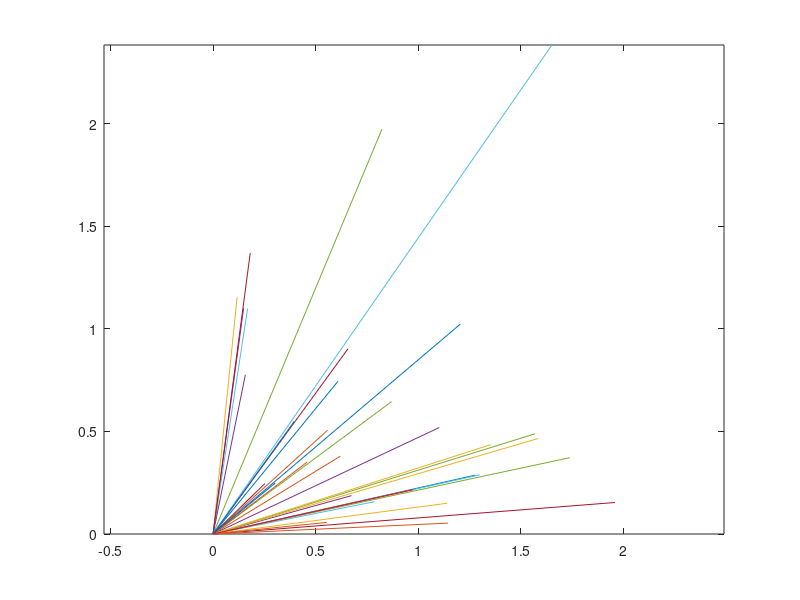
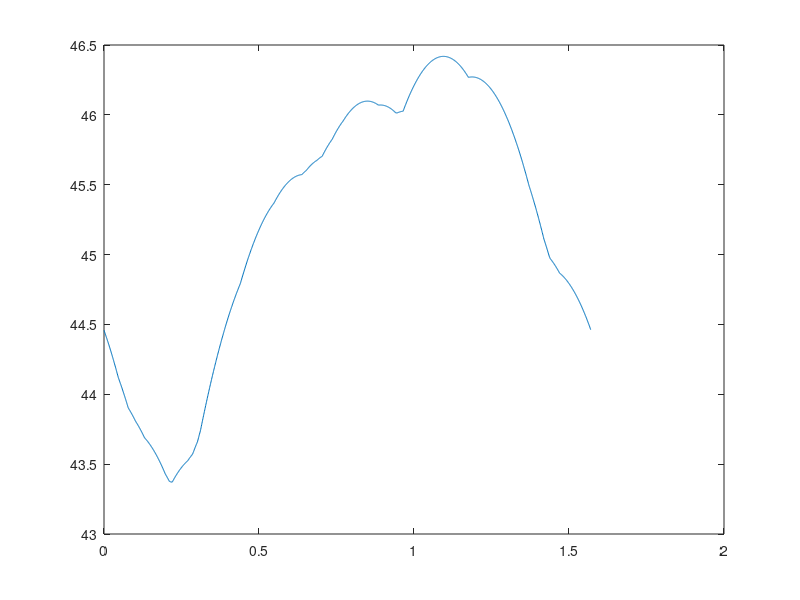

Reproduce these figures in MATLAB, in order.
d=2;N=30;
x=unifrnd(0,5,[d,N]);
x=abs(randn(d,N));
y=zeros(size(x));
figure(1)
for i=1:N
    if (x(2,i)>x(1,i))
      %  t=x(2,i);
    %   x(2,i)=x(1,i);
       % x(1,i)=t;
    end
    plot([0,x(1,i)],[0,x(2,i)]);hold on;
end
    axis equal;
    

F=@(a) sum(sum(abs(a'*x)));
s=1e8;
opt=1e8;
E=[];
k=1;
for theta=0:0.001:pi/2
    a=[cos(theta),sin(theta)]';
    b=[-sin(theta),cos(theta)]';
    if F(a)+F(b)<s
        s=F(a)+F(b);
        opt=a;
    end
    E(k)=F(a)+F(b);
    k=k+1;
end
plot([0,opt(1)],[0,opt(2)],'r-'); hold on;
figure(2);
plot(0:0.001:pi/2, E)